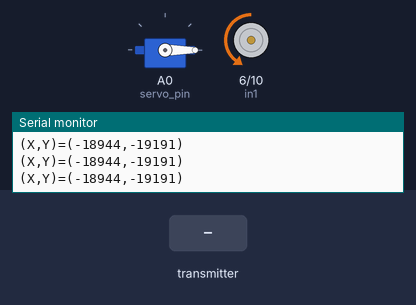
The sketch below on a simulated Arduino Uno, built with avr-gcc and run on an emulated ATmega328P. On the bench: servo, motor-driver pin pairs drawn as motors (green arrow = first pin HIGH = forward, orange = second pin HIGH = backward, longer = more drive, scaled by the enable pin), the last lines printed to the serial monitor. The inputs (shaded band) are chosen by the test bench. No radio packets arrive unless stated.

Above: at 1.2 s.
1.3 s: the transmitter starts sending inputs.1 = 256
At 1.51 s:
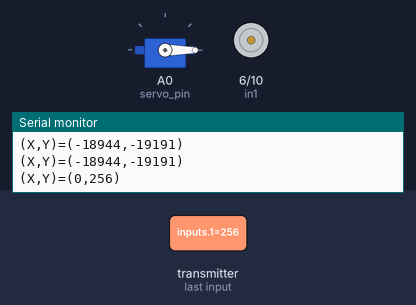
4.3 s: the transmitter starts sending inputs.0 = 1023
At 4.58 s:
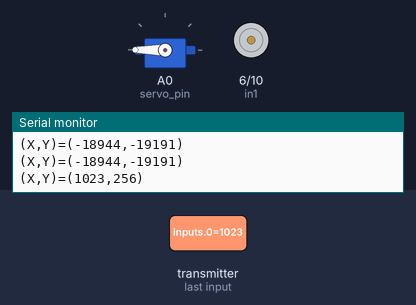
7.3 s: the transmitter starts sending inputs.0 = 256
10.3 s: the transmitter starts sending inputs.1 = 0
At 10.57 s:
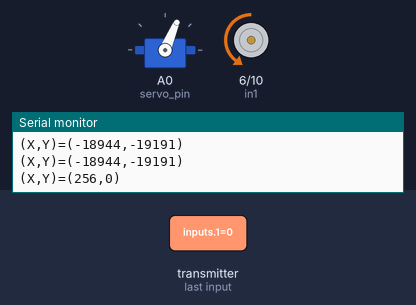
13.3 s: the transmitter starts sending inputs.1 = 512
At 13.64 s:
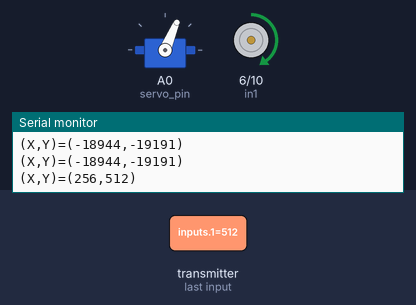
16.3 s: the transmitter starts sending inputs.0 = 0
At 16.77 s:
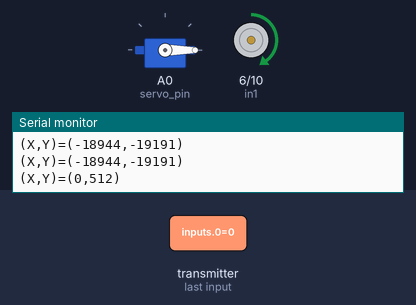
Timing chart, 0 to 20.3 s (numbered marks = the images above; inputs shaded):
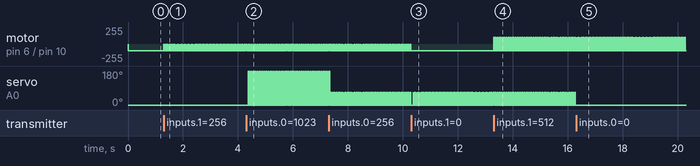

Measured:
- after the input at 1.3 s, motor on pin 6 (in1) / pin 10 (in2): alternates backward 100/255 for 0.05 s and stopped for 0.02 s, starting at once
- after the input at 4.3 s, servo on A0 (servo_pin): alternates 180° for 0.02 s and 0° for 0.05 s, starting after 0.07 s
- after the input at 10.3 s, motor on pin 6 (in1) / pin 10 (in2): stops changing and stays backward 100/255
- after the input at 13.3 s, motor on pin 6 (in1) / pin 10 (in2): alternates forward 100/255 for 0.02 s and backward 100/255 for 0.05 s, starting at once
- after the input at 16.3 s, servo on A0 (servo_pin): stops changing and stays 0°

The sketch:

complete_car.ino
```cpp
//Include Libraries
#include <SPI.h>
#include <nRF24L01.h>
#include <RF24.h>
#include <Servo.h>

#define BAUDRATE 9600
#define CE 9
#define CSN 8

// Motor pinout
#define enA 5
#define in1 6
#define in2 10

// Servo pinout
#define servo_pin A0

// Create an RF24 object
RF24 radio(CE, CSN);

// Create servo object
Servo servo;

// Unique address through which two modules communicate.
const byte address[6] = "00001";

int raw_analog_reading_x, raw_analog_reading_y;

void setup() {

  Serial.begin(BAUDRATE);

  radio.begin();

  //set the address
  radio.openReadingPipe(0, address);

  //Set module as receiver
  radio.startListening();

  // Set all the motor control pins to outputs
  pinMode(enA, OUTPUT);
  pinMode(in1, OUTPUT);
  pinMode(in2, OUTPUT);

  // Attach servo pin to Servo object
  servo.attach(servo_pin);

  // Turn off motors - Initial state
  digitalWrite(in1, LOW);
  digitalWrite(in2, LOW);

}

// Receives the x and y inputs from the remote
void receive_thumbstick_inputs() {

  int inputs[2];

  // Read the data if available in buffer
  if(radio.available()) {
    radio.read(&inputs, sizeof(inputs));
  }

  // Refresh current joystick input readings
  raw_analog_reading_x = inputs[0];
  raw_analog_reading_y = inputs[1];

}

// Maps current reading of x thumbstick to servo arm
void map_servo() {

  // Tweak joystick min and max mapped values as necessary
  int servo_pos = map(raw_analog_reading_x, 0, 686, 0, 180);

  servo.write(servo_pos);

}

// Maps current reading of y thumbstick to motor
void map_motomoto() {

  int motor_speed = 100;  // Feel free to tweak. For PWM maximum possible values are 0 to 255

  if(raw_analog_reading_y > 500){
    // Forward. Tweak threshold to +5 of middle/rest state analog reading
    digitalWrite(in1, HIGH);
    digitalWrite(in1, HIGH);
    digitalWrite(in2, LOW);
  }
  else if(raw_analog_reading_y < 50){
    // Backward. Tweak threshold to -5 of middle/rest state analog reading
    digitalWrite(in1, LOW);
    digitalWrite(in2, HIGH);
  }
  else {
    // Stop
    digitalWrite(in1, LOW);
    digitalWrite(in2, LOW);
  }

  analogWrite(enA, motor_speed);

}

void loop() {

  receive_thumbstick_inputs();

  map_servo();

  map_motomoto();

  Serial.print("(X,Y)=(");
  Serial.print(raw_analog_reading_x);
  Serial.print(",");
  Serial.print(raw_analog_reading_y);
  Serial.println(")");

}
```
